Frame 1 (no input): blank canvas, image omitted
Frame 60 (the mouse pressed at the canvas centre just before this capture): blank canvas, image omitted
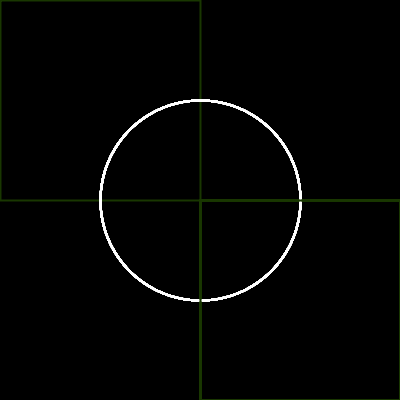
Frame 120 (the mouse held since frame 60 and released just before this capture)

The Processing sketch whose frames 1 and 60 were blank and that drew this single picture after the mouse press (run headless with seeded random() and noise(); from frame 60 on, the mouse is pressed at the canvas centre):

// Processing sketch: processing_135091
// ── processing_135091.pde

int raton = 10;
void setup() {
background(0);
size(400,400);}
void draw() {  
stroke(255); 
strokeWeight(2);
ellipse(mouseY, mouseX,mouseX,mouseY);
noFill();
stroke(25,55,1);
rect (pmouseX,pmouseY,mouseY, mouseX);
noFill();
stroke(1);}
